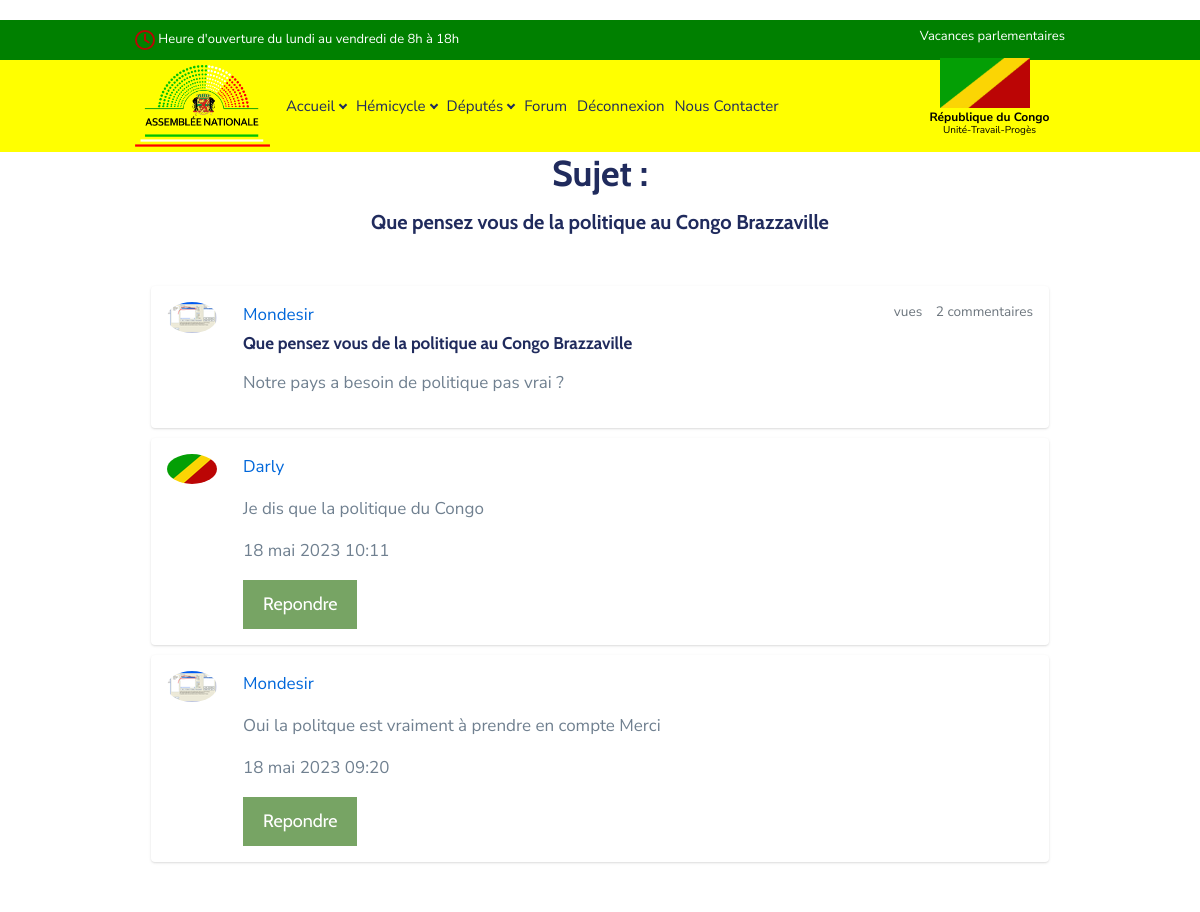
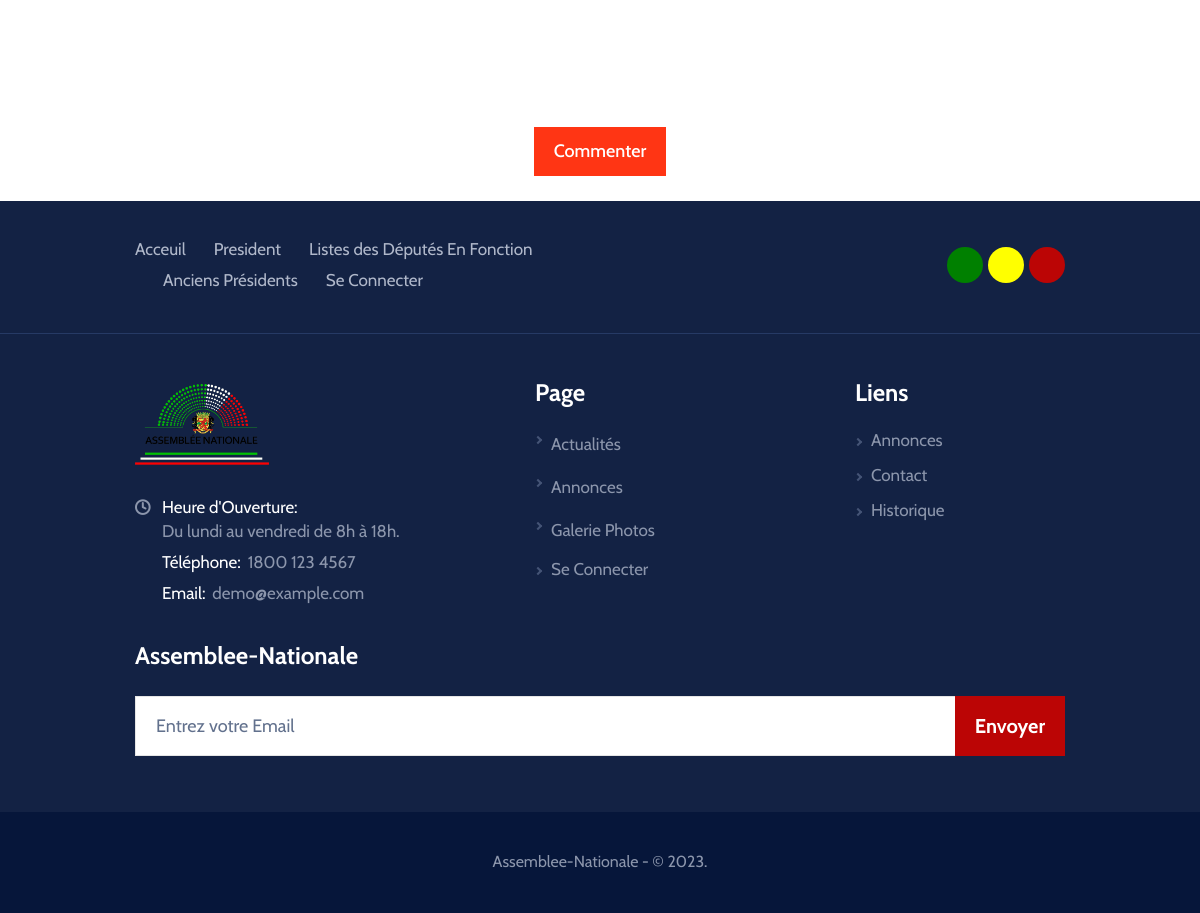
Screenshot of /forums/detail/que-pensez-vous-de-la-politique-au-congo-brazzaville/ (signed in) with the database file from the repository (2 pictures, top to bottom).
### forums/models.py (models this page shows, shortened)
class Post(models.Model):
    title = models.CharField(max_length=400)
    content = HTMLField()
    parent_post = models.ForeignKey('self', on_delete=models.CASCADE, null=True, blank=True)
    user = models.ForeignKey(Depute, on_delete=models.CASCADE)
    slug = models.SlugField(max_length=400, unique=True, blank=True)
    date = models.DateTimeField(auto_now_add=True)
    categories = models.ManyToManyField(Category)
    approved = models.BooleanField(default=True)
    hit_count_generic = GenericRelation(HitCount, object_id_field='object_pk',
        related_query_name='hit_count_generic_relation'
    )
    tags = TaggableManager()
    comments = models.ManyToManyField(Comment, blank=True)
    closed = models.BooleanField(default=False)
    state = models.CharField(max_length=40, default="zero")
    @property
    def num_comments(self):
        return self.comments.count()

class Comment(models.Model):
    user = models.ForeignKey(Depute, on_delete=models.CASCADE)
    content = HTMLField()
    date = models.DateTimeField(auto_now_add=True)
    replies = models.ManyToManyField(Reply, blank=True)

### comptes/models.py (models this page shows, shortened)
class Depute(AbstractUser):
    identifiant = models.CharField(max_length=255)
    slug = slug = models.SlugField(max_length=400, unique=True, blank=True)
    photo = ResizedImageField(size=[60, 80], quality=100, upload_to="Membres/picture_forum/", default=None, null=True, blank=True)
    num_post = models.IntegerField(blank=True, default=0)
    enFonction = models.BooleanField(default=True, blank=True, null=True)
    precedentLegislature = models.BooleanField(default=False, blank=True, null=True)
    categorie = models.CharField(choices=profiles.PROFILES, max_length=100, null=True, blank=True)
    bio = HTMLField(default="",null=True,blank=True)
    image = models.ImageField(upload_to="Membres/photos/", blank=True, null=True, default=None)

### forums/views.py (the view, shortened to what this page needs)
# urls.py: path("detail/<slug>/", views.detail, name="detail"),
@login_required
def detail(request, slug):
    post = get_object_or_404(Post, slug=slug)
    author = request.user
    author.num_post = Post.objects.filter(user=author).count()
    reponses = None
    comments = post.comments.all().order_by('-date')
    context = {
        "post":post,
        "comments": comments,
        "title": "Assemblee Nationale: "+post.title,
        'reponses': reponses
    }
    update_views(request, post)
    return render(request, "forums/details_forum.html", context)

### forums/utils.py (called while the page is built)
def update_views(request, object):
    context = {}
    hit_count = get_hitcount_model().objects.get_for_object(object)
    hits = hit_count.hits
    hitcontext = context["hitcount"] = {"pk": hit_count.pk}
    hit_count_response = HitCountMixin.hit_count(request, hit_count)
    if hit_count_response.hit_counted:
        hits = hits+1
        hitcontext["hitcounted"] = hit_count_response.hit_counted
        hitcontext["hit_message"] = hit_count_response.hit_message
        hitcontext["total_hits"] = hits

### forums/templates/forums/details_forum.html (shortened to what this page needs)
{% extends 'web/base.html' %}
{% load hitcount_tags %}
{% block content %}
<h2 style="text-align: center;">Sujet : </h2>
<h4 style="text-align: center;">{{post.title}}</h4>
<br>
<div class="mt-4">
    <div class="main-body p-0">
    <div class="inner-wrapper container">
    <div class="inner-main-body p-2 p-sm-3 collapse forum-content show mt-n5 col-12" style="overflow: scroll;height: 600px;">
      <div class="card mb-2">
        <div class="card-body">
          <div class="media forum-item">
            <a href="javascript:void(0)" class="card-link">
              <img src="{{post.user.photo.url}}" class="rounded-circle" width="50" alt="User" />
            </a>
            <div class="media-body ml-3">
              <a href="javascript:void(0)" class="text-secondary">{{post.user.first_name|title}}</a>
              <h5 class="mt-1">{{post.title}}</h5>
              <div class="mt-3 font-size-sm">
                <p>
                  {{post.content|safe}}
                </p>
              </div>
            </div>
            <div class="text-muted small text-center">
              <span class="d-none d-sm-inline-block">{% get_hit_count for post %} vues</span>
              <span> {{post.num_comments}} commentaires</span>
            </div>
          </div>
        </div>
      </div>
      {% for comment in comments %}
      <div class="card mb-2">
        <div class="card-body">
          <div class="media forum-item">
            <a href="javascript:void(0)" class="card-link">
              <img src="{{comment.user.photo.url}}" class="rounded-circle" width="50" alt="User" />
            </a>
            <div class="media-body ml-3">
              <a href="javascript:void(0)" class="text-secondary">{{comment.user.first_name|title}}</a>
              <div class="mt-3 font-size-sm">
                <p>{{comment.content|safe}}</p>
                <p>{{comment.date}}</p>
              </div>
              <button onclick="showReplies('comment{{comment.id}}')" id="btnReply" class="btn btn-success">
                Repondre
              </button>
            </div>
          </div>
        </div>
      </div>
    {% endfor %}
  </div>
    </div>
    </div>
    <center>
    <button type="submit" data-toggle="modal" data-target="#threadModal" class="btn btnTheme fwMedium text-capitalize position-relative border-0 p-0 mt-5 mb-5" data-hover="Commenter" id="button">
        <span class="d-block btnText">Commenter</span>
    </button>
  </center>
{% endblock content %}

### static/web/css/colors.css (style rules this page uses)
.btnTheme.btnNoOver, .btnTheme .btnText, .dotsList.dotsListii li.slick-active button, .dotsList.dotsListii button:hover, .btn-outline-light:hover, .progressTheme, .ssArrowVii:hover, .hdLangDropdown .dropdown-item:hover, .hdLangDropdown .dropdown-item.active, .dropdown-submenu:hover > .dropdown-item, .dropdown-submenu.show > .dropdown-item, .hdDropdownList > li.active > a, .hdDropdownList a:hover, .fflColumn:hover .icnWrap, .featuresAsideBlock::before, .btnPlayLink .icnPlay, .ueTimeTag .textDay, .ccwIcn, .npbTimeTag, .erLinksList.bgTheme, .mcssList .mcssLink:hover, .egdColumn:hover .btn, .egdColumn .icnWrap, .infigQuote, .gbfColumn:hover .icnWrap, .pagination .page-item.active .page-link, .pagination .page-link:hover, .ueEveColumn__list .btnCustomLightOutline::before, .ifbFiltersList li.active a, .ifbFiltersList a:hover, .dtlhDress, .scgTabList .nav-link::after, .scgTabList.nav-tabs .nav-link::after, .postNavigatorNav .btnPrev:hover, .postNavigatorNav .btnNext:hover, .btnYouPlay, .btnLinkShare:hover, .donationForm .customRadioBtnLabel .cuFakeLabel::after, .ourPromiseBlock .btnPlayHolder:hover .btnPlay::before, .ourPromiseBlock .videoWrap .btnPlay, .opbTabset .nav-link.active, .opbTabset .nav-link:hover, .progressBar .percentageProgBar .over, .progressBar .pbCountNumber, .widgetWrap.bgTheme, #myTab .tablink::before, .causeSingle .ourCauseColumn[data-featured-tag]::before, .echColumnii .spanLinkGo, .getDirColumn .ardBadge, .ui-widget.ui-slider.ui-slider-horizontal .ui-widget-header, .vssDropdownList li, .newsSingleWrap .dropCap { background-color: #ff3514; }
.btnTheme.btnNoOver:hover, .btnTheme::before, .btnLink, .form-group .req, .hdScheduleList .icn, .mainNavigation.navbar-nav .nav-item.active .nav-link, .mainNavigation.navbar-nav .nav-link:hover, .mainNavigation.navbar-nav .nav-link:focus, .mainNavigation.navbar-nav .nav-link:active, .mainNavigation .ddohOpener:hover > .nav-link, .hdSearchOpener:hover, .fflColumn .icnWrap, .cfbFeatList .icnWrap, .erLinksList > li > a:hover, .egdColumn:hover .icnWrap, .dcsColumn .icnWrap, .coDefaultList > li::before, .drItemRow .btnDownload, .widgetDepartsNav li.active > a, .widgetFiltersNav li.active > a, .widgetDepartsNav li a:hover, .widgetFiltersNav li a:hover, .prtColumn .icnWrap, .euTitle, .tlTimeTitle, .adminCountsList .textLarge, .helpAsideBlock .habTitle, .gbfColumn .icnWrap, .uecTime .textLarge, .widgetUpcoming .icn, .widgetTags a:hover, .widgetTags a.current, .tagList a:hover, .tagList a.current, .pnnPaginList li > a, .newsClassicColumn .icnTheme, .btnYouPlay:hover, .customCheckboxLabel .cuFakeLabel::after, .reviewSubmissionForm .req, .ratingStarList li a:hover, .ratingStarList li.active, .ratingStarList li.active a, .sdbWDescription .ratingStarList li.active, .quantity .quantity-button:hover, .cartTable .quantity .quantity-button:hover, .clientQuote q::before, .thanksForSupportingBlock .habTitle, .ourPromiseBlock .habTitle, .sectionWrap .habTitle, .callLink:hover, .callLink .icn, .clientQuoteii::after, .govServiceCol .icnWrap, #myTab .tablink.active, #myTab .tablink:hover, .causeSingle .icnTheme, .newsSingleWrap .icnTheme, .newsSingleWrap .tagList a.active, .widget h3, .widget .h3 { color: #ff3514; }
.btnTheme.btnNoOver, .btnTheme.btnNoOver:hover, .btnTheme::before, .btn-outline-light:hover, .navbar-light .pgNavOpener, .meetQuote, .egdColumn:hover .btn, .timelineList > li::after, .edupiInfosList .edupiilWrap::before, .dcsTabset .nav-link::before, .dcsTabset.nav-tabs .nav-link::before, .pagination .page-item.active .page-link, .pagination .page-link:hover, .ueEveColumn__list .btnCustomLightOutline::before, .postNavigatorNav .btnPrev:hover, .postNavigatorNav .btnNext:hover, .btnLinkShare:hover, .arddColumnSlider .slick-arrow:hover, .nwssHolder .vssOpener.hover { border-color: #ff3514; }

### static/web/css/responsive.css (style rules this page uses)
@media (min-width: 768px) { h2, .h2 { font-size: 2rem; } }
@media (min-width: 992px) { h2, .h2 { font-size: 2.25rem; } }

### static/forums/css/forums.css (style rules this page uses)
body { margin-top:20px; background:#fff; color: #708090; }
a { text-decoration:none; }

### rows the page displays
Post: title "Que pensez vous de la politique au Congo Brazzaville", user.photo (picture), user.first_name "Mondesir", content "Notre pays a besoin de politique pas vrai ?", num_comments "2"
Comment: user.photo (picture), user.first_name "Darly", content "Je dis que la politique du Congo", date "18 mai 2023 10:11"
Comment: user.photo (picture), user.first_name "Mondesir", content "Oui la politque est vraiment à prendre en compte Merci", date "18 mai 2023 09:20"
